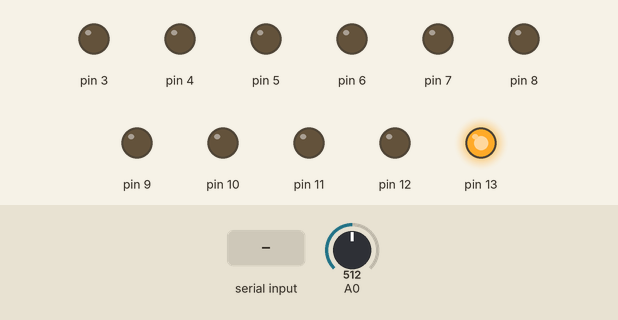
Bench run of a sketch on a simulated Arduino Uno, built with avr-gcc and run on an emulated ATmega328P. Parts: output pins drawn as LEDs (lit = HIGH). The inputs (shaded band) are chosen by the test bench; at power-on: A0 = 512. What the sketch prints to the serial monitor is not drawn.

Above: at 1.2 s.
1.3 s: "*" received over Serial
2.8 s: A0 set to 716
At 4.0 s:
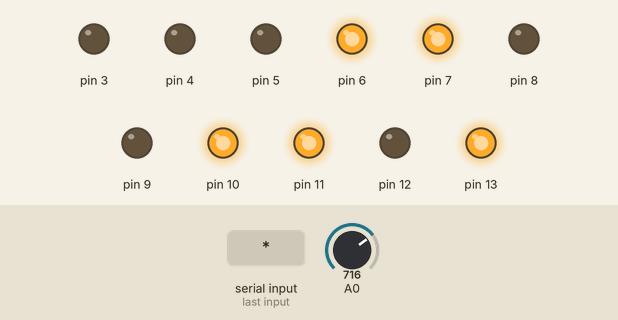
4.3 s: A0 set to 900
At 5.4 s:
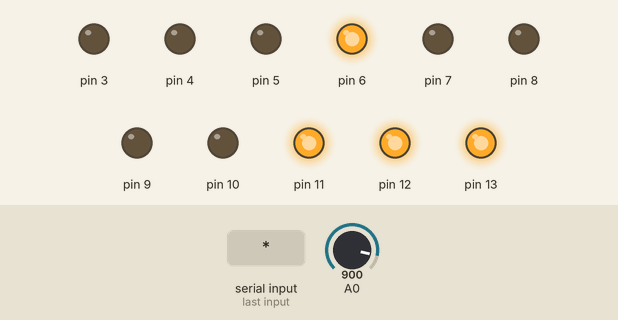
5.8 s: "*" received over Serial
7.3 s: A0 set to 1023
At 7.7 s:
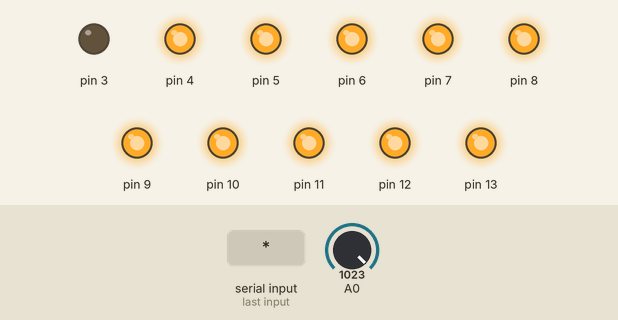
8.8 s: A0 set to 511
At 10.0 s:
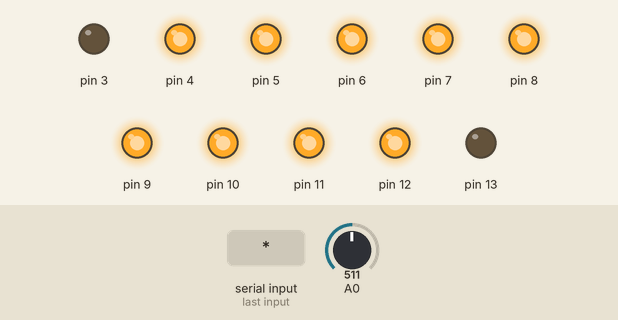
Timing chart, 0 to 11.3 s (numbered marks = the images above; inputs shaded):
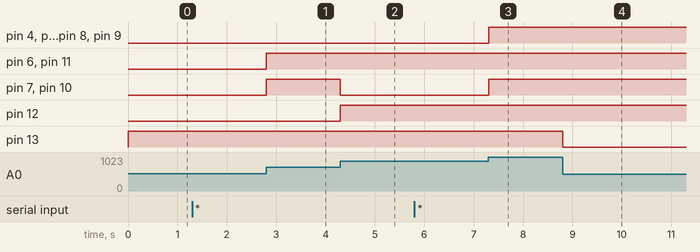

The sketch:

programa.ino
```cpp
short res_adc = 0;
short res_adc_aux = 0;
short res_adc_aux2 = 0;
unsigned char res_adc_PB = 0;
unsigned char res_adc_PD = 0;
unsigned char res_adc_H = 0;
unsigned char res_adc_L = 0;

short mask_PB = (B00000011*256) + B11110000;
short mask_PD = (B00000000*256) + B00001111;
short mask_H = (B00000011*256) + B00000000;

void setup() {
  DDRB = B00111111;
  pinMode(13, OUTPUT);
  pinMode(12, OUTPUT);
  pinMode(11, OUTPUT);
  pinMode(10, OUTPUT);
  pinMode(9, OUTPUT);
  pinMode(8, OUTPUT);
  pinMode(7, OUTPUT);
  pinMode(6, OUTPUT);
  pinMode(5, OUTPUT);
  pinMode(4, OUTPUT);
  pinMode(3, OUTPUT);
  pinMode(A0, INPUT);
  digitalWrite(3, LOW);
  Serial.begin(9600);
}

void loop() {
  res_adc = analogRead(A0);
  res_adc_aux2 = res_adc;
  res_adc_aux = res_adc&mask_PB;
  res_adc_aux = res_adc_aux>>4;
  res_adc_PB = res_adc_aux;
  res_adc = res_adc&mask_PD;
  res_adc = res_adc<<4;
  res_adc_PD = res_adc;
  PORTD = res_adc_PD;
  PORTB = res_adc_PB;
  digitalWrite(1, HIGH);
  delay(1);
  if(Serial.available()){
    if(Serial.read() == '*'){
      res_adc_L = res_adc_aux2;
      res_adc_aux2 = res_adc_aux2&mask_H;
      res_adc_aux2 = res_adc_aux2>>8;
      res_adc_H = res_adc_aux2;
      digitalWrite(3, LOW);
      Serial.write(res_adc_H);
      Serial.write(res_adc_L);
      digitalWrite(3, HIGH);
    }
  }
}
```

Measured:
- after the input at 2.8 s, pin 6, pin 7, pin 10, pin 11: LOW → HIGH at once
- after the input at 4.3 s, pin 7, pin 10: HIGH → LOW at once; pin 12: LOW → HIGH at once
- after the input at 7.3 s, pin 4, pin 5, pin 7–10: LOW → HIGH at once
- after the input at 8.8 s, pin 13: HIGH → LOW at once
